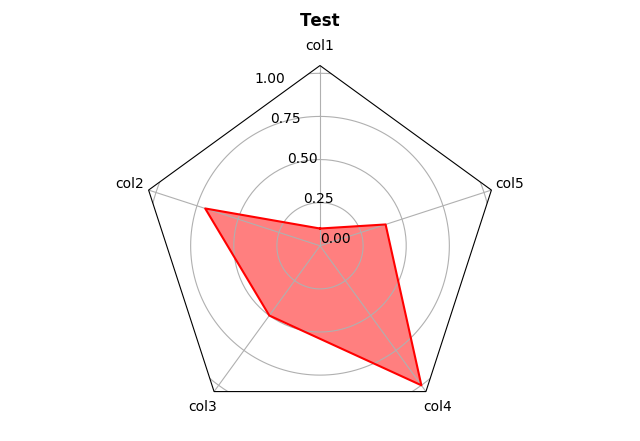

This chart was generated by the following Python code:
import pandas as pd
import radar

df = pd.DataFrame({"col1": 1, "col2": 7, "col3": 5, "col4": 10, "col5": 4}, index=[0])

radar.plot(df, facets=df.columns, title="Test")
